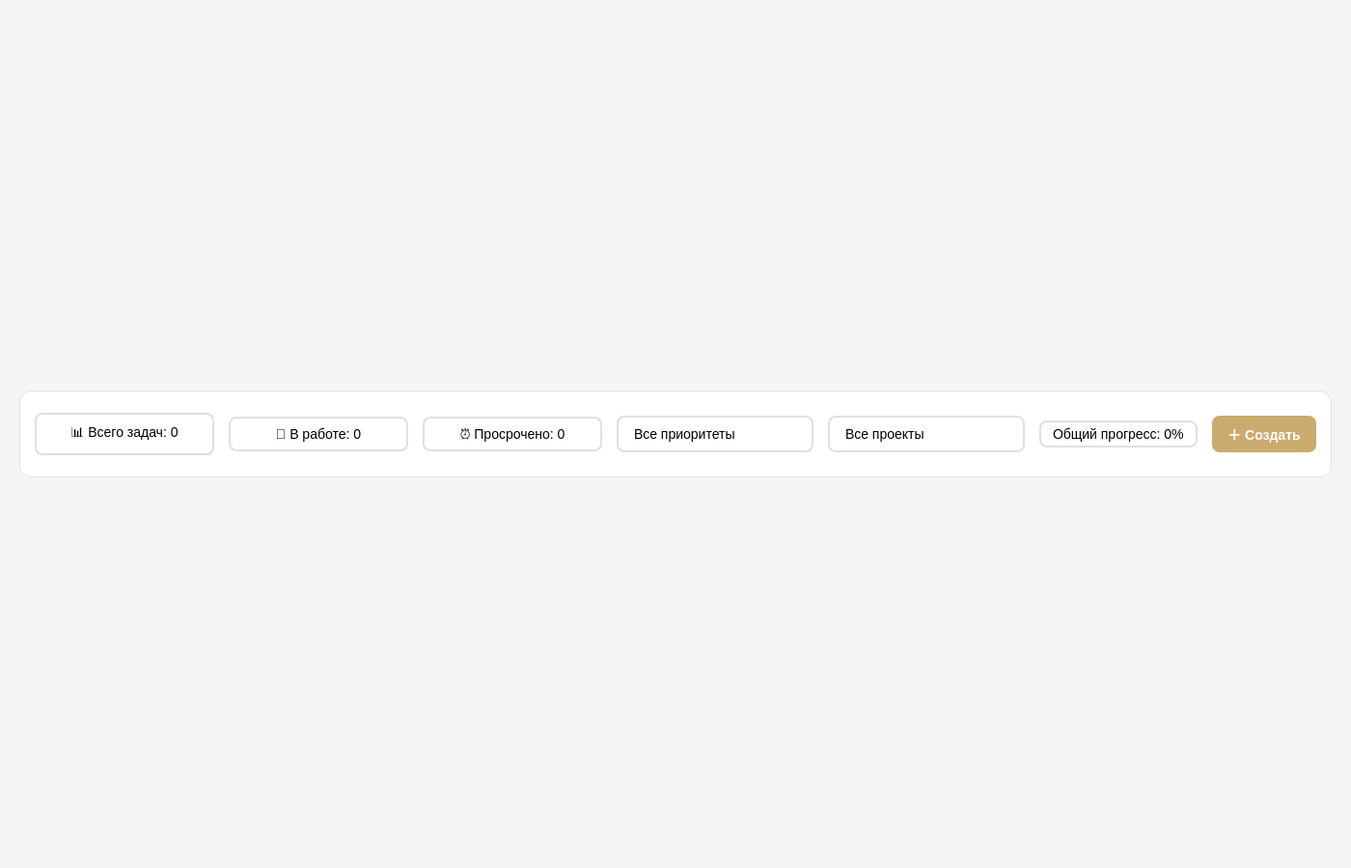
<?xml version="1.0" encoding="UTF-8"?>
<ui version="4.0">
 <class>OthersTasksPage</class>
 <widget class="QWidget" name="OthersTasksPage">
  <property name="geometry">
   <rect>
    <x>0</x>
    <y>0</y>
    <width>1400</width>
    <height>900</height>
   </rect>
  </property>
  <property name="styleSheet">
   <string notr="true">QWidget {
    background-color: #F5F5F7;
    font-family: 'Segoe UI', Arial, sans-serif;
}</string>
  </property>
  <layout class="QVBoxLayout" name="mainLayout">
   <property name="spacing">
    <number>15</number>
   </property>
   <property name="leftMargin">
    <number>20</number>
   </property>
   <property name="topMargin">
    <number>20</number>
   </property>
   <property name="rightMargin">
    <number>20</number>
   </property>
   <property name="bottomMargin">
    <number>20</number>
   </property>
   <item>
    <widget class="QFrame" name="controlPanel">
     <property name="maximumSize">
      <size>
       <width>16777215</width>
       <height>90</height>
      </size>
     </property>
     <property name="styleSheet">
      <string notr="true">QFrame {
    background-color: white;
    border-radius: 12px;
    border: 1px solid #E0E0E0;
}</string>
     </property>
     <layout class="QHBoxLayout" name="controlLayout">
      <property name="spacing">
       <number>15</number>
      </property>
      <property name="leftMargin">
       <number>15</number>
      </property>
      <property name="topMargin">
       <number>15</number>
      </property>
      <property name="rightMargin">
       <number>15</number>
      </property>
      <property name="bottomMargin">
       <number>15</number>
      </property>
      <item alignment="Qt::AlignVCenter">
       <widget class="QLabel" name="totalTasksLabel">
        <property name="minimumSize">
         <size>
          <width>186</width>
          <height>0</height>
         </size>
        </property>
        <property name="styleSheet">
         <string notr="true">QLabel {
    border: 2px solid #E0E0E0;
    border-radius: 8px;
    padding: 8px 16px;
    font-size: 14px;
    background-color: white;
    min-width: 150px;
}
QLabel:hover {
    border: 2px solid #ccab6e;
}</string>
        </property>
        <property name="text">
         <string>📊 Всего задач: 0</string>
        </property>
        <property name="alignment">
         <set>Qt::AlignCenter</set>
        </property>
       </widget>
      </item>
      <item alignment="Qt::AlignVCenter">
       <widget class="QLabel" name="inProgressLabel">
        <property name="minimumSize">
         <size>
          <width>186</width>
          <height>0</height>
         </size>
        </property>
        <property name="styleSheet">
         <string notr="true">QLabel {
    border: 2px solid #E0E0E0;
    border-radius: 8px;
    padding: 8px 16px;
    font-size: 14px;
    background-color: white;
    min-width: 150px;
}
QLabel:hover {
    border: 2px solid #ccab6e;
}</string>
        </property>
        <property name="text">
         <string>🔧 В работе: 0</string>
        </property>
        <property name="alignment">
         <set>Qt::AlignCenter</set>
        </property>
       </widget>
      </item>
      <item alignment="Qt::AlignVCenter">
       <widget class="QLabel" name="overdueTasksLabel">
        <property name="minimumSize">
         <size>
          <width>186</width>
          <height>0</height>
         </size>
        </property>
        <property name="styleSheet">
         <string notr="true">QLabel {
    border: 2px solid #E0E0E0;
    border-radius: 8px;
    padding: 8px 16px;
    font-size: 14px;
    background-color: white;
    min-width: 150px;
}
QLabel:hover {
    border: 2px solid #ccab6e;
}</string>
        </property>
        <property name="text">
         <string>⏰ Просрочено: 0</string>
        </property>
        <property name="alignment">
         <set>Qt::AlignCenter</set>
        </property>
       </widget>
      </item>
      <item alignment="Qt::AlignVCenter">
       <widget class="QComboBox" name="priorityFilter">
        <property name="styleSheet">
         <string notr="true">QComboBox {
    border: 2px solid #E0E0E0;
    border-radius: 8px;
    padding: 8px 16px;
    font-size: 14px;
    background-color: white;
    min-width: 150px;
}
QComboBox:hover {
    border: 2px solid #ccab6e;
}
QComboBox::drop-down {
    border: none;
}</string>
        </property>
        <item>
         <property name="text">
          <string>Все приоритеты</string>
         </property>
        </item>
        <item>
         <property name="text">
          <string>Высокий</string>
         </property>
        </item>
        <item>
         <property name="text">
          <string>Средний</string>
         </property>
        </item>
        <item>
         <property name="text">
          <string>Низкий</string>
         </property>
        </item>
       </widget>
      </item>
      <item alignment="Qt::AlignVCenter">
       <widget class="QComboBox" name="projectFilter">
        <property name="styleSheet">
         <string notr="true">QComboBox {
    border: 2px solid #E0E0E0;
    border-radius: 8px;
    padding: 8px 16px;
    font-size: 14px;
    background-color: white;
    min-width: 150px;
}
QComboBox:hover {
    border: 2px solid #ccab6e;
}
QComboBox::drop-down {
    border: none;
}</string>
        </property>
        <item>
         <property name="text">
          <string>Все проекты</string>
         </property>
        </item>
       </widget>
      </item>
      <item alignment="Qt::AlignVCenter">
       <widget class="QProgressBar" name="overallProgress">
        <property name="sizePolicy">
         <sizepolicy hsizetype="Expanding" vsizetype="Fixed">
          <horstretch>1</horstretch>
          <verstretch>0</verstretch>
         </sizepolicy>
        </property>
        <property name="styleSheet">
         <string notr="true">QProgressBar {
    border: 2px solid #E0E0E0;
    border-radius: 8px;
    text-align: center;
    background-color: white;
    font-size: 14px;
}
QProgressBar:hover {
    border: 2px solid #ccab6e;
}
QProgressBar::chunk {
    background-color: #D22730;
    border-radius: 8px;
}</string>
        </property>
        <property name="value">
         <number>0</number>
        </property>
        <property name="textVisible">
         <bool>true</bool>
        </property>
        <property name="format">
         <string>Общий прогресс: %p%</string>
        </property>
       </widget>
      </item>
      <item alignment="Qt::AlignVCenter">
       <widget class="QPushButton" name="btnCreateTask">
        <property name="minimumSize">
         <size>
          <width>100</width>
          <height>35</height>
         </size>
        </property>
        <property name="styleSheet">
         <string notr="true">QPushButton {
    background-color: #ccab6e;
    color: white;
    border: none;
    border-radius: 8px;
    padding: 8px 16px;
    font-weight: bold;
    font-size: 14px;
}
QPushButton:hover {
    background-color: #998664;
}
QPushButton:pressed {
    background-color: #7a6a50;
}</string>
        </property>
        <property name="text">
         <string>＋ Создать</string>
        </property>
       </widget>
      </item>
     </layout>
    </widget>
   </item>
   <item>
    <layout class="QHBoxLayout" name="kanbanLayout">
     <property name="spacing">
      <number>15</number>
     </property>
    </layout>
   </item>
  </layout>
 </widget>
 <resources/>
 <connections/>
</ui>
